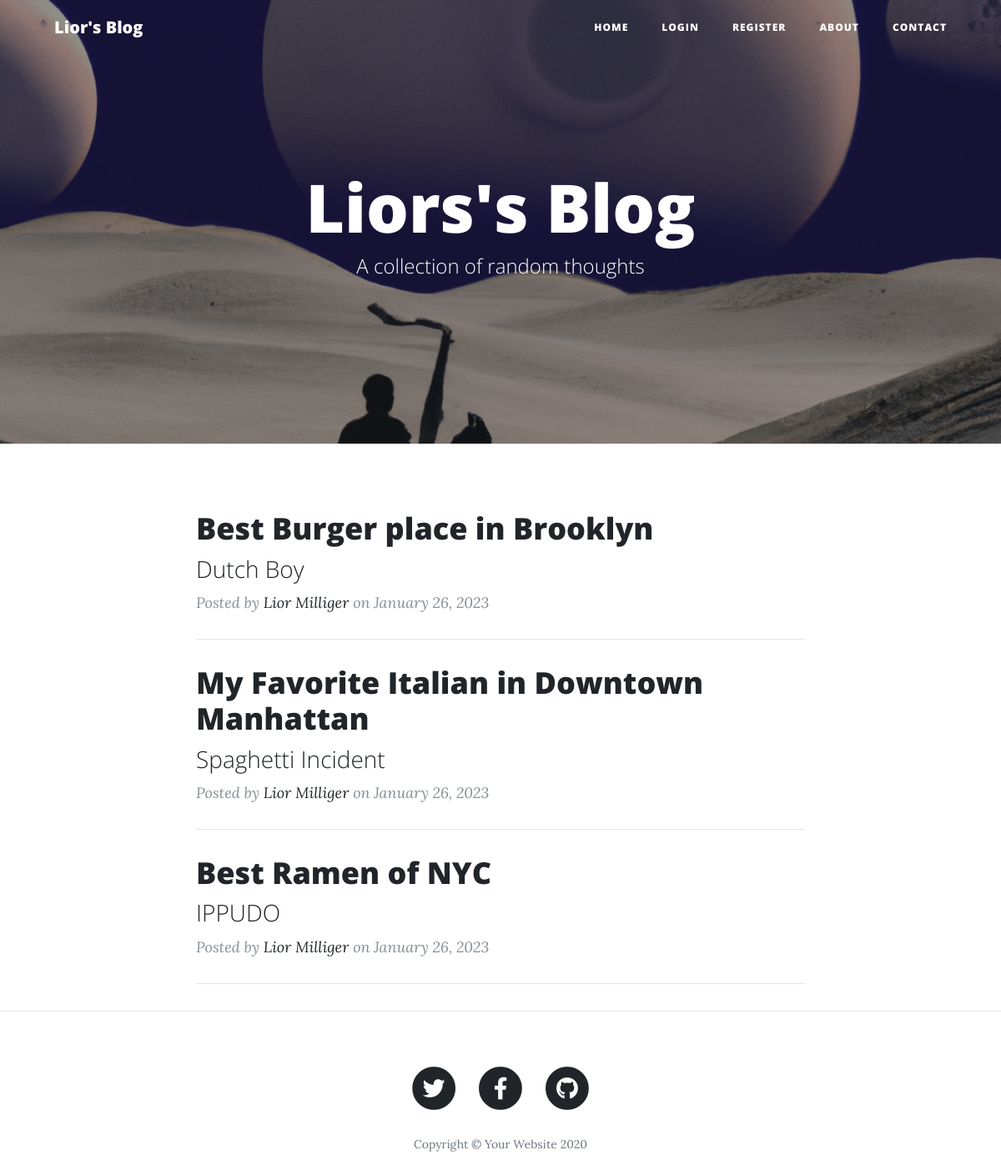
The page / on the database its author committed.
### main.py (models this page shows)
class BlogPost(db.Model):
    __tablename__ = "blog_posts"
    id = db.Column(db.Integer, primary_key=True)
    author_id = db.Column(db.Integer, db.ForeignKey("users.id"))
    author = relationship("User", back_populates="posts")
    title = db.Column(db.String(250), unique=True, nullable=False)
    subtitle = db.Column(db.String(250), nullable=False)
    date = db.Column(db.String(250), nullable=False)
    body = db.Column(db.Text, nullable=False)
    img_url = db.Column(db.String(250), nullable=False)
    comments = relationship("Comment", back_populates="parent_post")

class User(UserMixin, db.Model):
    __tablename__ = "users"
    id = db.Column(db.Integer, primary_key=True)
    email = db.Column(db.String(100), unique=True)
    name = db.Column(db.String(100))
    password = db.Column(db.String(100))
    posts = relationship("BlogPost", back_populates="author")
    comments = relationship("Comment", back_populates="comment_author")

### main.py (the view)
@app.route('/')
def get_all_posts():
    posts = BlogPost.query.all()
    return render_template("index.html", all_posts=posts, current_user=current_user)

### templates/index.html (shortened to what this page needs)
{% include "header.html" %}
  <header class="masthead" style="background-image: url('{{ url_for('static', filename='img/edit-bg.png')}}')">
    <div class="overlay"></div>
    <div class="container">
      <div class="row">
        <div class="col-lg-8 col-md-10 mx-auto">
          <div class="site-heading">
            <h1>Liors's Blog</h1>
            <span class="subheading">A collection of random thoughts</span>
          </div>
        </div>
      </div>
    </div>
  </header>
  <div class="container">
    <div class="row">
      <div class="col-lg-8 col-md-10 mx-auto">
        {% for post in all_posts %}
        <div class="post-preview">
          <a href="{{ url_for('show_post', post_id=post.id) }}">
            <h2 class="post-title">
              {{post.title}}
            </h2>
            <h3 class="post-subtitle">
              {{post.subtitle}}
            </h3>
          </a>
          <p class="post-meta">Posted by
            <a href="#">{{post.author.name}}</a>
            on {{post.date}}
          </p>
        </div>
        <hr>
        {% endfor %}
      </div>
    </div>
  </div>
  <hr>
{% include "footer.html" %}

### templates/header.html (shortened to what this page needs)
<!DOCTYPE html>
<html lang="en">
<head>
  <link href="{{ url_for('static', filename='vendor/bootstrap/css/bootstrap.min.css') }}" rel="stylesheet">
  <link href="{{ url_for('static', filename='vendor/fontawesome-free/css/all.min.css')}}" rel="stylesheet" type="text/css">
  <link href="{{ url_for('static', filename='css/clean-blog.min.css')}}" rel="stylesheet">
</head>
<body>
  <nav class="navbar navbar-expand-lg navbar-light fixed-top" id="mainNav">
    <div class="container">
      <a class="navbar-brand" href="{{url_for('get_all_posts')}}">Lior's Blog</a>
      <div class="collapse navbar-collapse" id="navbarResponsive">
        <ul class="navbar-nav ml-auto">
          <li class="nav-item">
            <a class="nav-link" href="{{ url_for('get_all_posts') }}">Home</a>
          </li>
        {% if not current_user.is_authenticated: %}
          <li class="nav-item">
            <a class="nav-link" href="{{ url_for('login') }}">Login</a>
          </li>
          <li class="nav-item">
            <a class="nav-link" href="{{ url_for('register') }}">Register</a>
          </li>
        {% else: %}
          <li class="nav-item">
            <a class="nav-link" href="{{ url_for('logout') }}">Log Out</a>
          </li>
        {% endif %}
          <li class="nav-item">
            <a class="nav-link" href="{{ url_for('about') }}">About</a>
          </li>
          <li class="nav-item">
            <a class="nav-link" href="{{ url_for('contact') }}">Contact</a>
          </li>
        </ul>
      </div>
    </div>
  </nav>

### templates/footer.html (shortened to what this page needs)
  <footer>
    <div class="container">
      <div class="row">
        <div class="col-lg-8 col-md-10 mx-auto">
          <ul class="list-inline text-center">
            <li class="list-inline-item">
              <a href="#">
                <span class="fa-stack fa-lg">
                  <i class="fas fa-circle fa-stack-2x"></i>
                  <i class="fab fa-twitter fa-stack-1x fa-inverse"></i>
                </span>
              </a>
            </li>
            <li class="list-inline-item">
              <a href="#">
                <span class="fa-stack fa-lg">
                  <i class="fas fa-circle fa-stack-2x"></i>
                  <i class="fab fa-facebook-f fa-stack-1x fa-inverse"></i>
                </span>
              </a>
            </li>
            <li class="list-inline-item">
              <a href="#">
                <span class="fa-stack fa-lg">
                  <i class="fas fa-circle fa-stack-2x"></i>
                  <i class="fab fa-github fa-stack-1x fa-inverse"></i>
                </span>
              </a>
            </li>
          </ul>
          <p class="copyright text-muted">Copyright &copy; Your Website 2020</p>
        </div>
      </div>
    </div>
  </footer>
</body>
</html>

### rows shown on the page
BlogPost: title "Best Burger place in Brooklyn", subtitle "Dutch Boy", author.name "Lior Milliger", date "January 26, 2023"
BlogPost: title "My Favorite Italian in Downtown Manhattan", subtitle "Spaghetti Incident", author.name "Lior Milliger", date "January 26, 2023"
BlogPost: title "Best Ramen of NYC", subtitle "IPPUDO", author.name "Lior Milliger", date "January 26, 2023"
